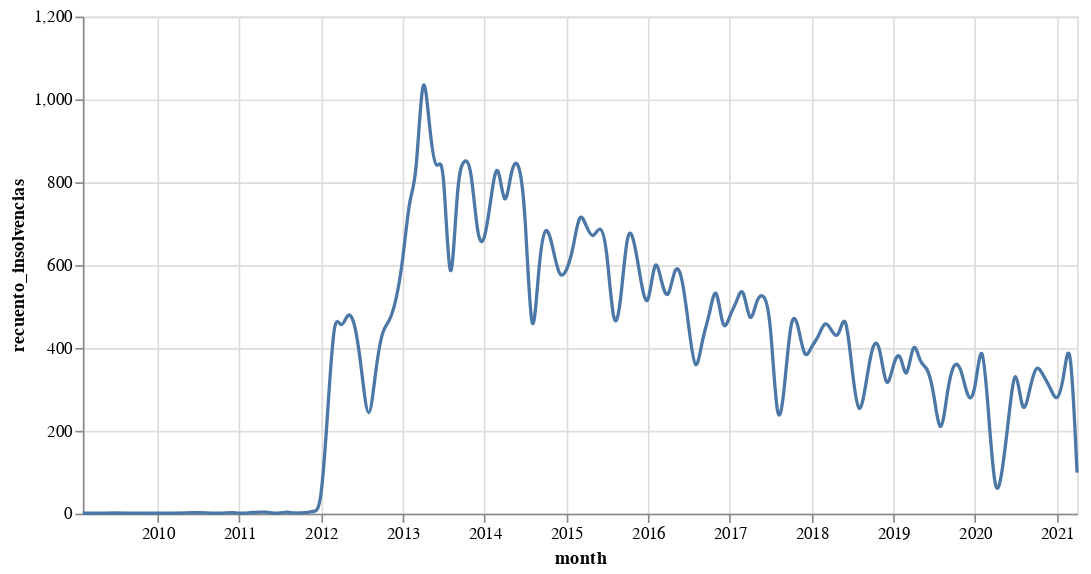

The notebook cell this image was saved under:
### Markdown cell above
## Monthly Bankruptcies

Note that August traditionally is a constantly year minimum:

### Code cell
###   GENERATE INTERACTIVE PLOT   ###
source = df_dates_cn

# Create a selection that chooses the nearest point & selects based on x-value
nearest = alt.selection(type='single', nearest=True, on='mouseover',
                        fields=['month'], empty='none')

# The basic line
line = alt.Chart(source).mark_line(interpolate='basis').encode(
    x='month:T',
    y='recuento_insolvencias:Q'
)

# Transparent selectors across the chart. This is what tells us
# the x-value of the cursor
selectors = alt.Chart(source).mark_point().encode(
    x='month:T',
    opacity=alt.value(0),
).add_selection(
    nearest
)

# Draw points on the line, and highlight based on selection
points = line.mark_point().encode(
    opacity=alt.condition(nearest, alt.value(1), alt.value(0))
)

# Draw text labels near the points, and highlight based on selection
text = line.mark_text(align='left', dx=2, dy=-2).encode(
    text=alt.condition(nearest, 'month:T', alt.value(' '))
)

# Draw a rule at the location of the selection
rules = alt.Chart(source).mark_rule(color='gray').encode(
    x='month:T',
).transform_filter(
    nearest
)

# Put the five layers into a chart and bind the data
chart2 = alt.layer(
    line, selectors, points, rules, text
).properties(
    width=600, height=300
)

#chart2.save(export_file + '_interactive.html')
chart2
#print("Interactive plot has been successfully saved at " + export_file + '_interactive.html')

### Figure 1 — Vega-Lite specification as saved in the notebook (floating-point values rounded to 4 significant figures; data arrays with more than 128 entries replaced by an {"elided": "..."} marker saying what was removed)
{"config": {"view": {"continuousWidth": 400, "continuousHeight": 300}}, "layer": [{"mark": {"type": "line", "interpolate": "basis"}, "encoding": {"x": {"type": "temporal", "field": "month"}, "y": {"type": "quantitative", "field": "recuento_insolvencias"}}}, {"mark": "point", "encoding": {"opacity": {"value": 0}, "x": {"type": "temporal", "field": "month"}}, "selection": {"selector012": {"type": "single", "nearest": true, "on": "mouseover", "fields": ["month"], "empty": "none"}}}, {"mark": "point", "encoding": {"opacity": {"condition": {"value": 1, "selection": "selector012"}, "value": 0}, "x": {"type": "temporal", "field": "month"}, "y": {"type": "quantitative", "field": "recuento_insolvencias"}}}, {"mark": {"type": "rule", "color": "gray"}, "encoding": {"x": {"type": "temporal", "field": "month"}}, "transform": [{"filter": {"selection": "selector012"}}]}, {"mark": {"type": "text", "align": "left", "dx": 2, "dy": -2}, "encoding": {"text": {"condition": {"type": "temporal", "field": "month", "selection": "selector012"}, "value": " "}, "x": {"type": "temporal", "field": "month"}, "y": {"type": "quantitative", "field": "recuento_insolvencias"}}}], "data": {"name": "data-219ddca516e63a3341c5356a2078de6c"}, "height": 300, "width": 600, "$schema": "https://vega.github.io/schema/vega-lite/v4.8.1.json", "datasets": {"data-219ddca516e63a3341c5356a2078de6c": {"elided": "136 records"}}}
